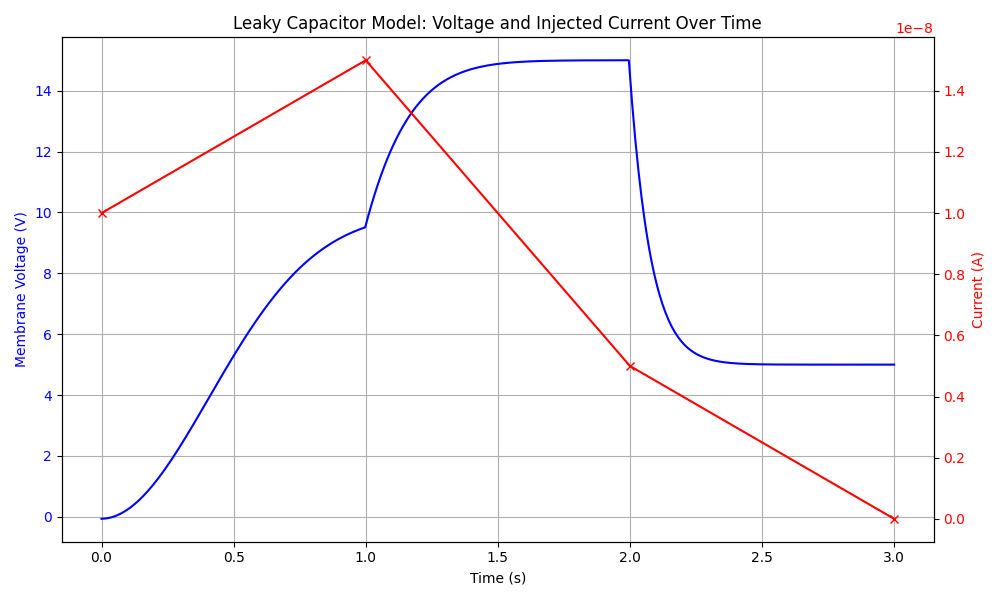

Write the Python code that produced this figure.
import numpy as np
import matplotlib.pyplot as plt
from typing import List, Tuple

# Constants for the membrane
eps_0 = 8.854 * 10**-12  # Permittivity of free space (F/m)
eps_r = 2.0  # Relative permittivity of the membrane (estimated, typical range 2-3)
membrane_area = 12.6 * 10**-6  # in m² 
membrane_thickness = 8 * 10**-9  # in m
R = 1e9  # Membrane resistance in ohms 

# Resting membrane potential (in volts)
V_initial = -65e-3  # Resting potential in volts

# Simulated input currents (time, current in amperes)
current = [(0, 10 * 10**-9), (1, 15 * 10**-9), (2, 5 * 10**-9), (3, 0)]  # (time, current)

# Compute voltage using the equation: dV/dt = -(1/tau)(V - V_inf)
def compute_voltage(V_initial: float, R: float, I: List[Tuple[float, float]], tau: float, time_points: np.ndarray) -> np.ndarray:
    I_values = [t[1] for t in I]
    time_intervals = [t[0] for t in I]

    voltage = [V_initial]
    current_index = 0

    for t in time_points[1:]:
        # Move the current index to the nearest available current time
        while current_index < len(time_intervals) - 1 and t > time_intervals[current_index + 1]:
            current_index += 1
        
        V_inf = I_values[current_index] * R  # V_inf determined by current at the current time
        V_new = voltage[-1] + (-1 / tau) * (voltage[-1] - V_inf) * (t - time_points[current_index])
        voltage.append(V_new)

    return np.array(voltage)

# Calculate capacitance and time constant tau
C = eps_0 * eps_r * membrane_area / membrane_thickness  
tau = R * C  

# Generate a finer time grid (interpolating between existing time points)
time_points_fine = np.linspace(0, 3, 500)  

voltage_smooth = compute_voltage(V_initial, R, current, tau, time_points_fine)

time_values = [t[0] for t in current]
current_values = [t[1] for t in current]

fig, ax1 = plt.subplots(figsize=(10, 6))

ax1.plot(time_points_fine, voltage_smooth, label='Membrane Voltage (V)', color='b')
ax1.set_xlabel('Time (s)')
ax1.set_ylabel('Membrane Voltage (V)', color='b')
ax1.tick_params(axis='y', labelcolor='b')

ax2 = ax1.twinx()
ax2.plot(time_values, current_values, label='Injected Current (I)', color='r', marker='x')
ax2.set_ylabel('Current (A)', color='r')
ax2.tick_params(axis='y', labelcolor='r')

plt.title('Leaky Capacitor Model: Voltage and Injected Current Over Time')
ax1.grid(True)

plt.tight_layout()
plt.savefig("leaky_capacitor.png")  
plt.close() 
